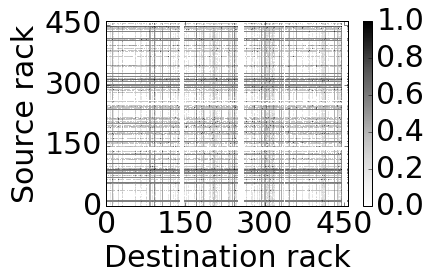
#> input picture microsoft/cluster-2.png, 432 x 280 px
$ jupyter execute --allow-errors cluster-2.ipynb
#> lines starting #> are read from the running program, lines starting #| are printed output that depends on the picture
[cell 1]
from PIL import Image
import numpy as np
import matplotlib.pyplot as plt

## Cluster 2: 456 racks

[cell 2]
exponent = 2
size_unit = 10

[cell 3]
im = Image.open('cluster-2.png').convert('L')  # RGB to gray scale
im

[cell 4]
im.mode, im.size
#> Out = ('L', (432, 280))

[cell 5]
left   = 107
top    = 22
right  = 348
bottom = 206
im = im.crop((left, top, right, bottom))
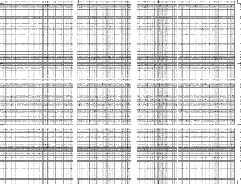
#> im: PIL image 241x184 L; min 16, max 255, mean 214.3
im

[cell 6]
im = im.resize((456, 456))   # there are approximately 456 nodes
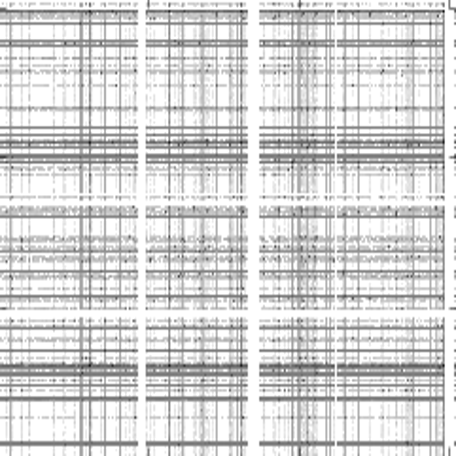
#> im: PIL image 456x456 L; min 17, max 255, mean 213.6
im

[cell 7]
im_array = np.array(im.getdata()).reshape((456, 456))
im_array[10][::20]
#> Out = 23 values, max 255 at index 7, min 90 at index 12, mean 130.6

[cell 8]
im_array = (255-im_array)/255   # scale to [0, 1]
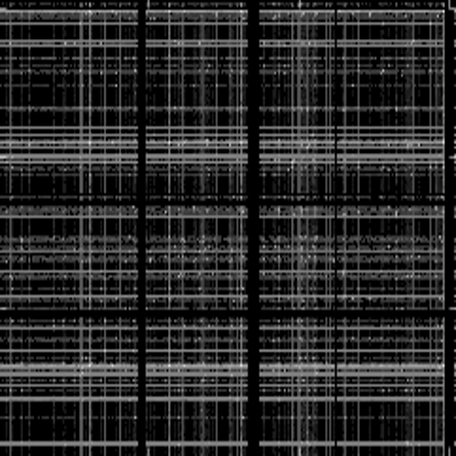
#> im_array: shape (456, 456) float64; min 0, max 0.933, mean 0.163
im_array = im_array*exponent    # scale to [0, exponent]
im_array[10][::20]
#> Out = 23 values, max 1.29 at index 12, min 0 at index 7, mean 0.976

[cell 9]
im_array = np.power(10., im_array)  # scale to [0, 1e8]
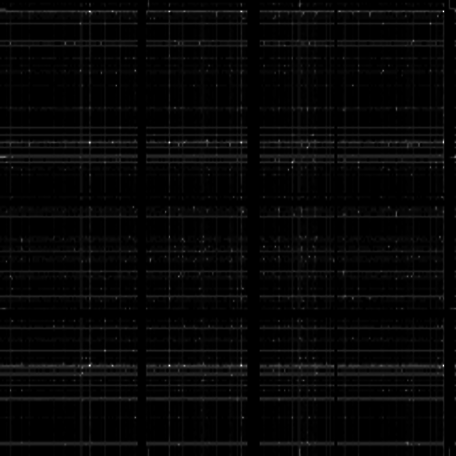
#> im_array: shape (456, 456) float64; min 1, max 73.56, mean 3; drawn with min black and max white
im_array[10][::20]
#> Out = 23 values, max 19.68 at index 12, min 1 at index 7, mean 10.35

[cell 10]
im_array = np.where(im_array<=1, 0, im_array)  # the 1 should be 0 traffic
im_array *= size_unit
im_array[10][::20]
#> Out = 23 values, max 196.8 at index 12, min 0 at index 7, mean 103.1

$ run again, with microsoft/cluster-1.png copied over microsoft/cluster-2.png
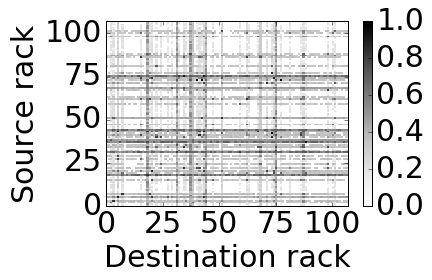
#> input picture microsoft/cluster-1.png, 432 x 280 px
#> `im = im.resize((456, 456))`:
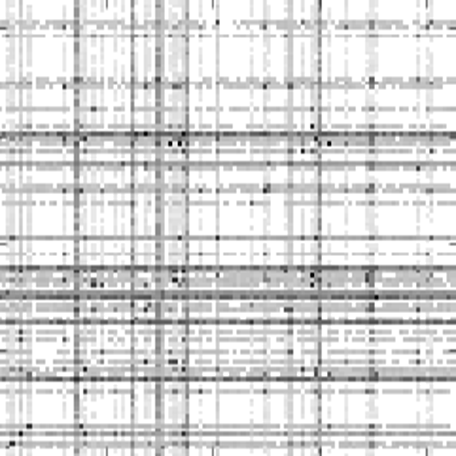
#> im: PIL image 456x456 L; min 0, max 255, mean 215.9
#> `im_array[10][::20]`: Out = 23 values, max 255 at index 0, min 133 at index 16, mean 240.7
#> `im_array[10][::20]`: Out = 23 values, max 0.957 at index 16, min 0 at index 0, mean 0.112
#> `im_array[10][::20]`: Out = 23 values, max 9.05 at index 16, min 1 at index 0, mean 1.61
#> `im_array *= size_unit`:
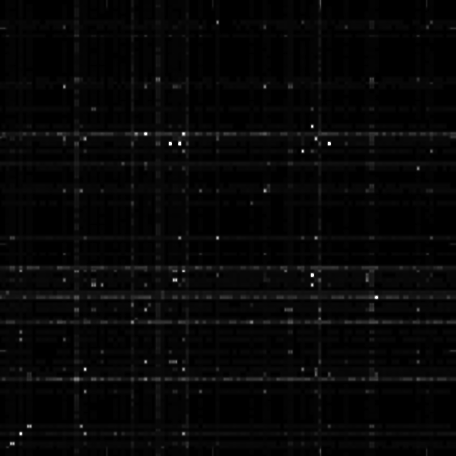
#> im_array: shape (456, 456) float64; min 0, max 1000, mean 26.7; drawn with min black and max white
#> `im_array[10][::20]`: Out = 23 values, max 90.54 at index 16, min 0 at index 0, mean 9.57

$ run again, with microsoft/cluster-3.png copied over microsoft/cluster-2.png
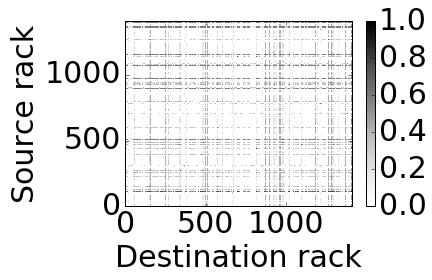
#> input picture microsoft/cluster-3.png, 432 x 280 px
#> `im = im.resize((456, 456))`:
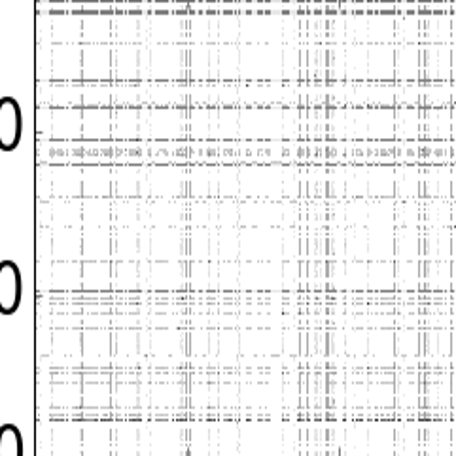
#> im: PIL image 456x456 L; min 0, max 255, mean 240
#> `im_array[10][::20]`: Out = 23 values, max 255 at index 0, min 138 at index 15, mean 179.8
#> `im_array[10][::20]`: Out = 23 values, max 0.918 at index 15, min 0 at index 0, mean 0.59
#> `im_array = np.power(10., im_array)`:
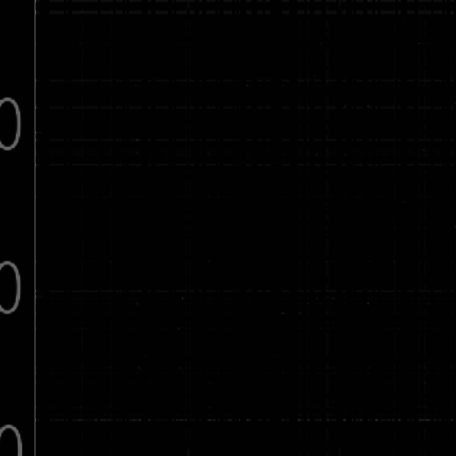
#> im_array: shape (456, 456) float64; min 1, max 100, mean 2.1
#> `im_array[10][::20]`: Out = 23 values, max 8.27 at index 15, min 1 at index 0, mean 4.73
#> `im_array[10][::20]`: Out = 23 values, max 82.73 at index 15, min 0 at index 0, mean 46.41
